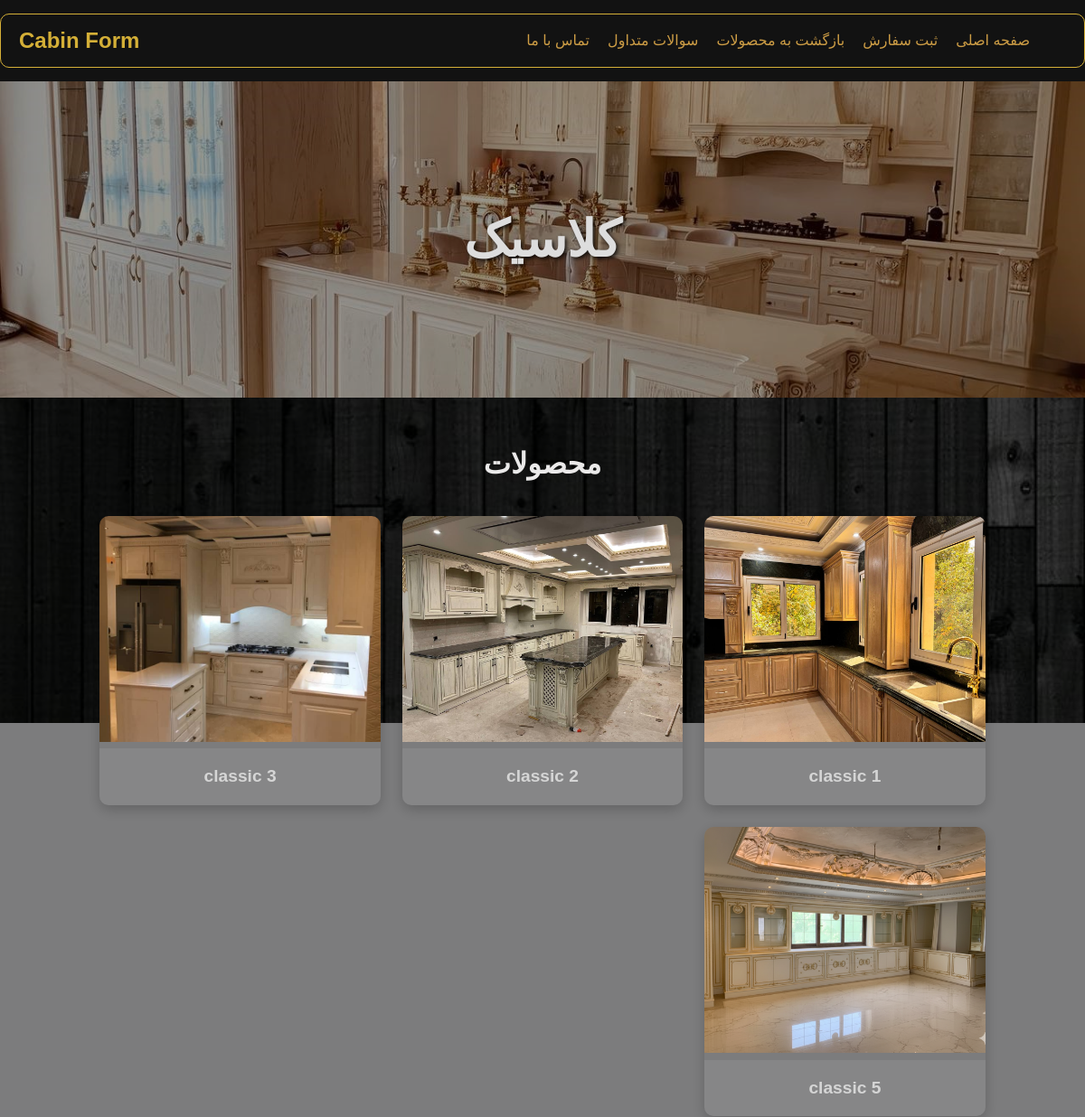
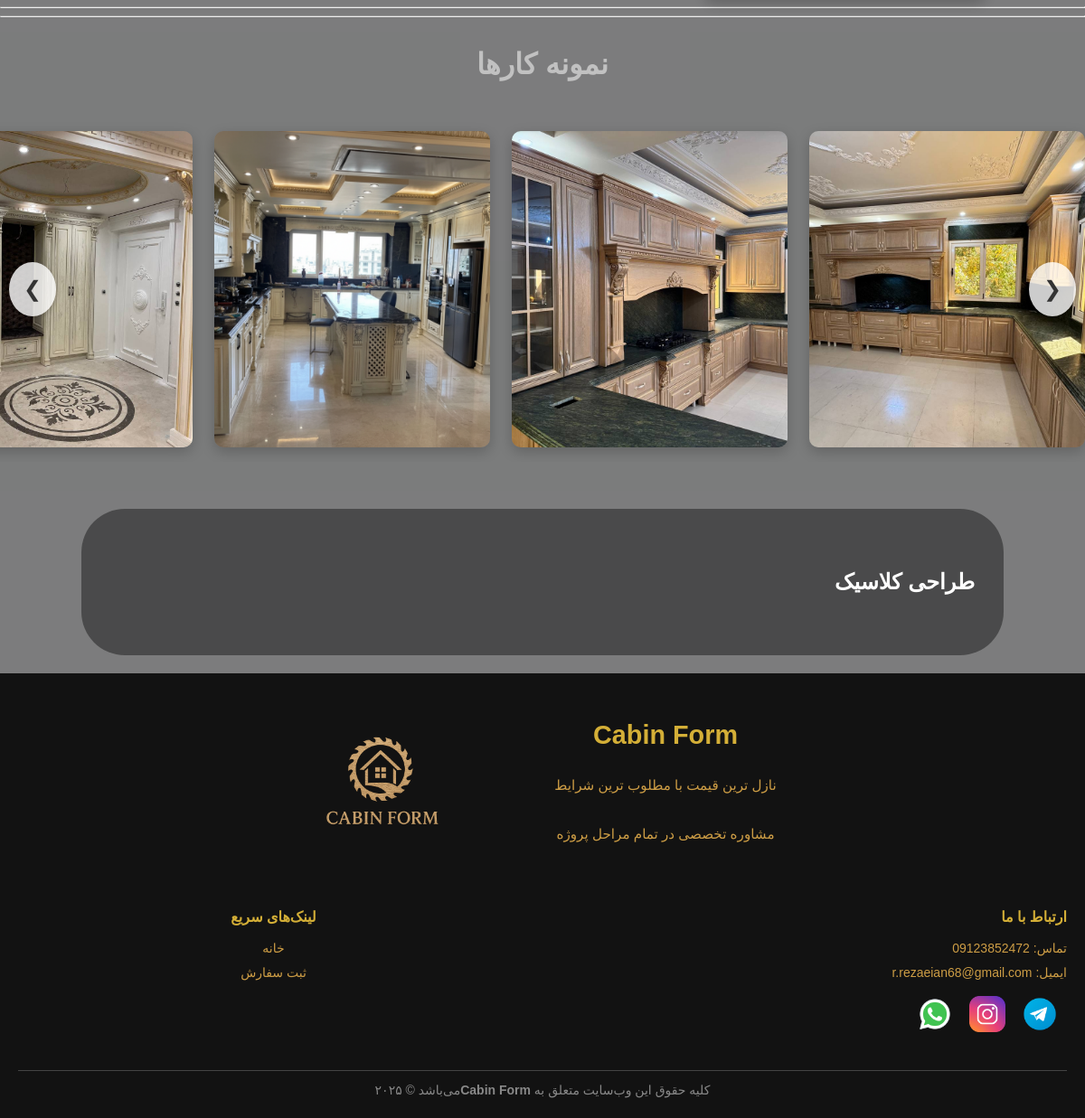
The app's page /category/clasic/ with its own data (2 pictures, top to bottom).
### store/models.py (models this page shows, shortened)
class Category(models.Model):
    name = models.CharField("نام دسته‌بندی", max_length=200, db_index=True)
    slug = models.SlugField("اسلاگ", max_length=200, unique=True)
    image = models.ImageField(upload_to='category_images/', null=True, blank=True)
    content = RichTextField(verbose_name="محتوای توضیحات")
    class Meta:
        ordering = ('name',)
        verbose_name = 'دسته بندی محصول'
        verbose_name_plural = 'دسته‌بندی‌ها محصول'

class Product(models.Model):
    name = models.CharField("نام محصول", max_length=100, null=True)
    description = models.TextField("توضیحات", null=True)
    category = models.ForeignKey(Category, related_name='products', on_delete=models.CASCADE, verbose_name="دسته‌بندی" ,null=True )
    image_url = models.CharField("آدرس عکس", max_length=255, blank=True)
    image = models.ImageField(upload_to="products_images/", null=True, blank=True)
    is_active = models.BooleanField("فعّال", default=True)
    class Meta:
        verbose_name = 'محصول'
        verbose_name_plural = 'محصولات'

class WorkSample(models.Model):
    product = models.ForeignKey(
        Product,
        related_name='work_samples',
        on_delete=models.CASCADE,
        verbose_name='محصول',
        help_text='این نمونه کار مربوط به کدام محصول است؟'
    )
    image = models.ImageField(
        upload_to='work_samples/%Y/%m/%d/',
        verbose_name='عکس',
        help_text='عکس نمونه کار را آپلود کنید.'
    )
    description = models.CharField(
        max_length=255,
        blank=True,
        verbose_name='توضیحات',
        help_text='توضیحات کوتاه برای نمونه کار (اختیاری).'
    )
    class Meta:
        verbose_name = 'نمونه کار'
        verbose_name_plural = 'نمونه کارها'

### store/views.py (the view)
# urls.py: path('category/<slug:category_slug>/', views.CategoryDetailView.as_view(), name='category_detail'),
class CategoryDetailView(View):
    def get(self, request, category_slug):
        try:
            category = Category.objects.get(slug=category_slug)
            all_products = category.products.filter(is_active=True)
            paginator = Paginator(all_products, 15) # 6 محصول در هر صفحه
            page_number = request.GET.get('page')
            page_obj = paginator.get_page(page_number)
            work_samples = WorkSample.objects.filter(product__in=all_products)
            return render(request, 'store/category_detail.html', {
                'category': category,
                'products': page_obj.object_list, # حالا از محصولات صفحه‌بندی شده استفاده می‌کنیم
                'work_samples': work_samples,
                'page_obj': page_obj, # شیء صفحه‌بندی را به قالب می‌فرستیم
            })
        except Category.DoesNotExist:
            return redirect('store')

### store/templates/store/category_detail.html (shortened to what this page needs)
{% extends 'base.html' %}
{% load static %}
{% block content %}
<section class="category-header" style="background-image: url('{{ category.image.url }}');">
    <h1>{{ category.name }}</h1>
</section>
<section class="products-section" id="products">
    <h2>محصولات</h2>
    <div class="products-grid">
        {% for product in products %}
            <a href="#"
               class="product-card"
               data-img-url="{{ product.image.url }}">
                {% if product.image %}
                    <img src="{{ product.image.url }}" alt="{{ product.name }}" class="product-image">
                {% endif %}
                <div class="product-title-box">
                    <h3>{{ product.name }}</h3>
                </div>
            </a>
            {% empty %}
            <p>محصولی در این دسته‌بندی وجود ندارد.</p>
        {% endfor %}
    </div>
</section>
<hr>
<hr>
<section class="work-samples-section" id="work-samples">
    <h2>نمونه کارها</h2>
    <div class="gallery-wrapper">
        <button id="scroll-left" class="nav-button">
            <span class="arrow">&#x276F;</span>
        </button>
        <div class="work-samples-grid">
            {% for sample in work_samples %}
                <a class="work-sample-item" data-src="{{ sample.image.url }}">
                    <img src="{{ sample.image.url }}" alt="نمونه کار" class="work-sample-image">
                </a>
            {% endfor %}
        </div>
         <button id="scroll-right" class="nav-button">
        <span class="arrow">&#x276E;</span> </button>
    </div>
</section>
<section class="category-description-section" id="about-section">
    <div class="container">
        {{ category.content|safe }}
    </div>
</section>
{% endblock %}

### templates/base.html (shortened to what this page needs)
<!DOCTYPE html>
<html lang="fa">
<head>
  {% load static %}
  <link rel="stylesheet" href="{% static 'css/style.css' %}?v=7">
  <link rel="stylesheet" href="{% static 'css/error.css' %}?v=5">
  <link rel="stylesheet" href="{% static 'css/order.css' %}?v=6">
  <link rel="stylesheet" href="{% static 'css/store.css' %}?v=8">
  <link rel="stylesheet" href="{% static 'css/category.css' %}?v=6">
</head>
<body>
   <div class="content">
  {% include 'components/header.html' %}
  <main>
    {% block content %}
    {% endblock %}
  </main>
  {% include 'components/footer.html' %}
  </div>
</body>
</html>

### templates/components/header.html
{% load static %}
<header class="site-header">
  <div class="container">
    <nav class="main-nav">
      <ul>
        <li><a href="{% url 'store' %}"> صفحه اصلی </a></li>
        <li><a href="{% url 'order' %}"> ثبت سفارش </a></li>
        {% if request.resolver_match.view_name == 'store' %}
            <li class="dropdown">
              <a>
                  محصولات ما
                <span class="arrow">&#9662;</span>
              </a>
              <ul class="dropdown-menu">
                {% for category in categories %}
                  <li>
                    <a href="{% url 'category_detail' category.slug %}">{{ category.name }}</a>
                  </li>
                {% endfor %}
              </ul>
            </li>
        {% else %}
            <li>
                <a href="{% url 'store' %}#products"> بازگشت به محصولات </a>
            </li>
        {% endif %}
        <li><a href="{% url 'store' %}#contact"> سوالات متداول </a></li>
        <li><a href="{% url 'store' %}#call">تماس با ما </a></li>
      </ul>
    </nav>
    <div class="logo">
      <a href="{% url 'store' %}" class="site-name"> Cabin Form </a>
    </div>
  </div>
</header>

### templates/components/footer.html (shortened to what this page needs)
{% load static %}
<footer class="site-footer">
  <div class="footer-top">
    <div class="footer-header">
      <div class="footer-title-group">
        <h2 class="footer-title"> Cabin Form </h2>
        <p class="footer-subtitle"> نازل ترین قیمت با مطلوب ترین شرایط </p>
        <p class="footer-subtitle"> مشاوره تخصصی در تمام مراحل پروژه </p>
      </div>
      <img src="{% static 'logo/Logo.png' %}" alt=" لوگو شرکت " class="footer-logo">
    </div>
  </div>
  <div class="footer-content" id="call">
    <div class="footer-column">
      <h4> ارتباط با ما </h4>
      <a href="tel:09123852472"> تماس: 09123852472 </a>
      <a href="r.rezaeian68@gmail.com"> ایمیل: r.rezaeian68@gmail.com </a>
      <div class="social-icons">
        <a href="https://t.me/@R_rezaeian68" target="_blank">
          <img src="{% static 'icon/telegram.png' %}" alt=" تلگرام ">
        </a>
        <a href="https://instagram.com/CobinForm" target="_blank">
          <img src="{% static 'icon/instagram.png' %}" alt=" اینستاگرام ">
        </a>
        <a href="https://wa.me/989123852472" target="_blank">
          <img src="{% static 'icon/whatsapp.png' %}" alt=" واتساپ ">
        </a>
      </div>
    </div>
    <div class="footer-column footer-center">
      <h4> لینک‌های سریع </h4>
      <a href="/"> خانه </a>
      <a href="/order/"> ثبت سفارش </a>
    </div>
  </div>
  <div class="copyright">
      کلیه حقوق این وب‌سایت متعلق به<strong> Cabin Form</strong>می‌باشد © ۲۰۲۵
  </div>
</footer>

### static/css/style.css (style rules this page uses)
.site-name { font-size: 1.8rem; font-weight: bold; color: #D4AF37 ; text-decoration: none; }
.site-header { background-color: #121212 !important; color: #E6B347 ; padding: 15px 0 ; position: relative; z-index: 1000; }
.site-header .container { display: flex; justify-content: space-between; align-items: center; padding: 0 20px; border: 1px solid #D4AF37; border-radius: 10px; }
.logo a { font-size: 24px; font-weight: bold; color: #D4AF37; text-decoration: none; }
.main-nav ul { display: flex; list-style: none; gap: 20px; align-items: center; }
.main-nav a { color: #cd9d45; text-decoration: none; }
.site-footer { background-color: #121212; color: #cd9d45; padding: 40px 20px 20px; font-size: 14px; direction: rtl; }
.footer-top { margin-bottom: 30px; }
.footer-header { display: flex; align-items: center; justify-content: center; gap: 7rem; text-align: right; }
.footer-logo { width: 160px; height: auto; }
.footer-title-group { display: flex; flex-direction: column; text-align: center; }
.footer-title { font-size: 1.8rem; color: #D4AF37; margin: 5px 0; }
.footer-subtitle { color: #cd9d45; font-size: 0.95rem; }
.footer-content { display: flex; justify-content: space-between; flex-wrap: wrap; gap: 30px; text-align: right; }
.footer-column { flex: 1; min-width: 200px; }
.footer-column h4 { color: #D4AF37; margin-bottom: 10px; font-size: 1rem; }
.footer-column a { color: #cd9d45; text-decoration: none; display: block; margin: 5px 0; }
.footer-center { text-align: center; }
.social-icons { margin-top: 10px; display: flex; }
.social-icons img { width: 40px; margin-left: 8px; padding-right: 10px; }
.copyright { text-align: center; font-size: 14px; color: #888; margin-top: 30px; border-top: 1px solid #444; padding-top: 10px; }

### static/css/store.css (style rules this page uses)
body { font-family: "Vazirmatn", sans-serif; line-height: 1.6; background-color: #f8f9fa; color: #333; margin: 0; padding: 0; direction: rtl; }
.container { max-width: 1200px; margin: 0 auto; padding: 2rem; }
.content { background-color: rgba(0, 0, 0, 0.5); color: #c1c1c1; position: relative; z-index: 1; min-height: 100vh; }
.gallery-wrapper { position: relative; }
.nav-button { position: absolute; top: 50%; transform: translateY(-50%); }

### records on screen
Category: image (picture), name "کلاسیک", content "طراحی کلاسیک"
Product: image (picture), name "classic 1"
Product: image (picture), name "classic 2"
Product: image (picture), name "classic 3"
Product: image (picture), name "classic 5"
WorkSample: image (picture)
WorkSample: image (picture)
WorkSample: image (picture)
WorkSample: image (picture)
